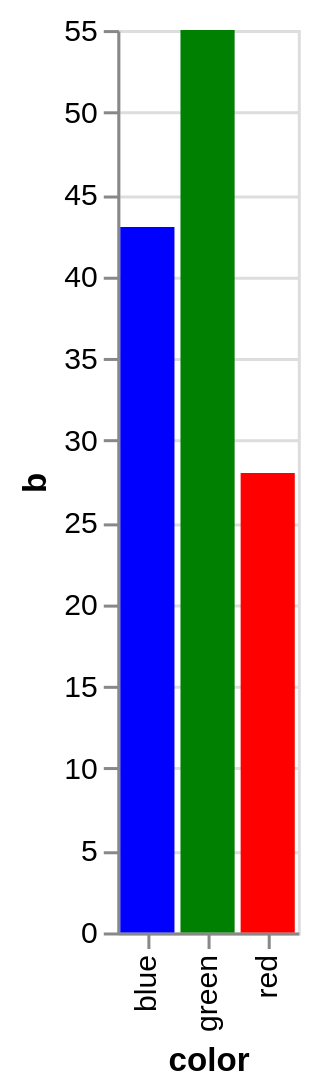

Vega-Lite specification for this chart:
### Vega-Lite specification from a JSON file in a GitHub repository (floating-point values rounded to 4 significant figures)
{"$schema": "https://vega.github.io/schema/vega-lite/v6.json", "description": "A bar chart that directly encodes color names in the data.", "data": {"values": [{"color": "red", "b": 28}, {"color": "green", "b": 55}, {"color": "blue", "b": 43}]}, "mark": "bar", "encoding": {"x": {"field": "color", "type": "nominal"}, "y": {"field": "b", "type": "quantitative"}, "color": {"field": "color", "type": "nominal", "scale": null}}}
